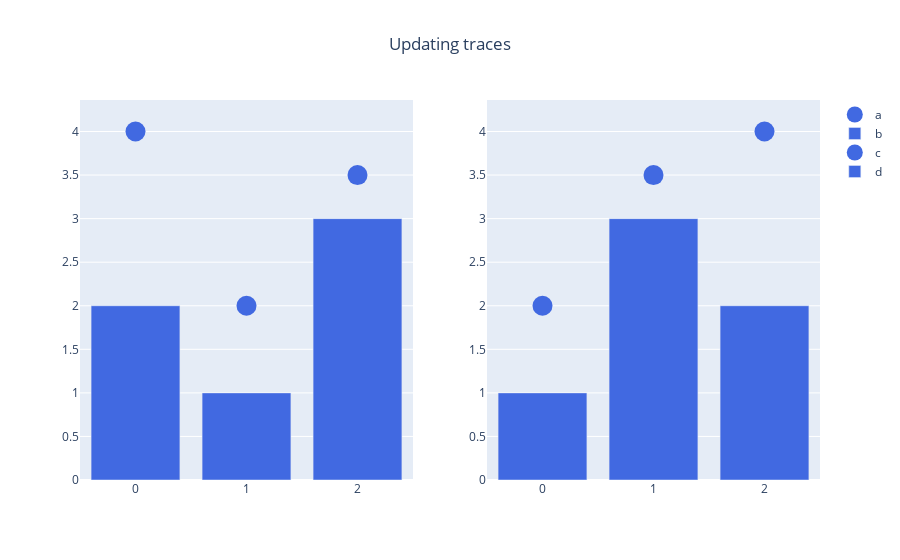

Notebook cell for this chart:
### Code cell
fig.update_traces(marker_color="RoyalBlue").update_layout(title_text="Updating traces")

### Figure 1 — Plotly figure (JSON) as saved in the notebook; plotly's stock layout.template omitted (floating-point values rounded to 4 significant figures)
{"data": [{"marker": {"color": "RoyalBlue", "size": 20}, "mode": "markers", "name": "a", "type": "scatter", "xaxis": "x", "y": [4, 2, 3.5], "yaxis": "y"}, {"marker": {"color": "RoyalBlue"}, "name": "b", "type": "bar", "xaxis": "x", "y": [2, 1, 3], "yaxis": "y"}, {"marker": {"color": "RoyalBlue", "size": 20}, "mode": "markers", "name": "c", "type": "scatter", "xaxis": "x2", "y": [2, 3.5, 4], "yaxis": "y2"}, {"marker": {"color": "RoyalBlue"}, "name": "d", "type": "bar", "xaxis": "x2", "y": [1, 3, 2], "yaxis": "y2"}], "layout": {"autosize": true, "title": {"text": "Updating traces", "x": 0.5}, "xaxis": {"anchor": "y", "autorange": true, "domain": [0, 0.45], "range": [-0.5, 2.5]}, "xaxis2": {"anchor": "y2", "autorange": true, "domain": [0.55, 1], "range": [-0.5, 2.5]}, "yaxis": {"anchor": "x", "autorange": true, "domain": [0, 1], "range": [0, 4.543], "type": "linear"}, "yaxis2": {"anchor": "x2", "autorange": true, "domain": [0, 1], "range": [0, 4.543], "type": "linear"}}}
